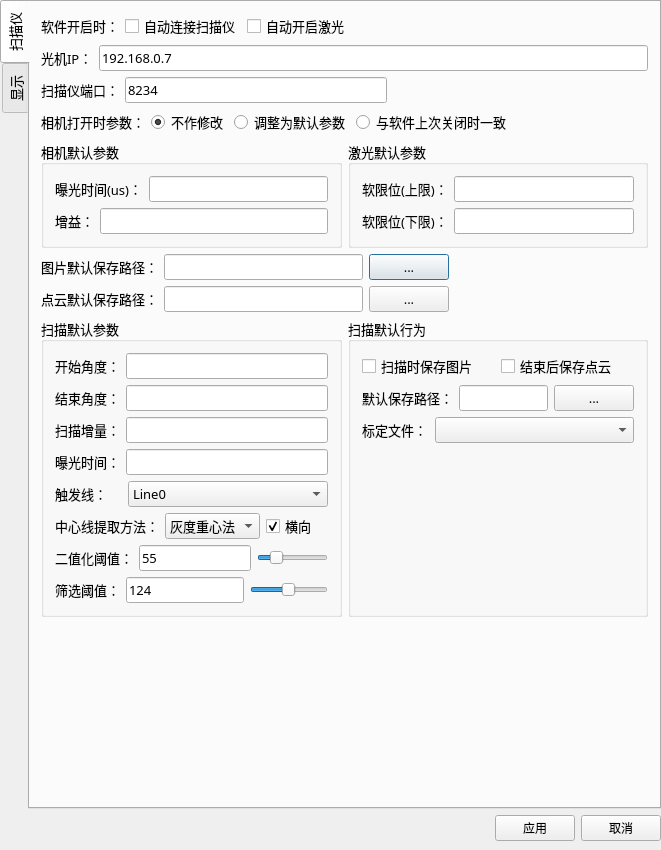
<?xml version='1.0' encoding='UTF-8'?>
<ui version="4.0">
 <class>SettingWidgetClass</class>
 <widget class="QDialog" name="SettingWidgetClass">
  <property name="geometry">
   <rect>
    <x>0</x>
    <y>0</y>
    <width>661</width>
    <height>850</height>
   </rect>
  </property>
  <property name="sizePolicy">
   <sizepolicy hsizetype="Fixed" vsizetype="Fixed">
    <horstretch>0</horstretch>
    <verstretch>0</verstretch>
   </sizepolicy>
  </property>
  <property name="windowTitle">
   <string>SettingWidget</string>
  </property>
  <layout class="QVBoxLayout" name="verticalLayout">
   <property name="leftMargin">
    <number>0</number>
   </property>
   <property name="topMargin">
    <number>0</number>
   </property>
   <property name="rightMargin">
    <number>0</number>
   </property>
   <property name="bottomMargin">
    <number>9</number>
   </property>
   <item>
    <widget class="SettingTabWidget" name="tabWidget">
     <property name="font">
      <font>
       <family>微软雅黑</family>
       <pointsize>10</pointsize>
       <weight>50</weight>
       <bold>false</bold>
       <stylestrategy>PreferAntialias</stylestrategy>
      </font>
     </property>
     <property name="tabPosition">
      <enum>QTabWidget::West</enum>
     </property>
     <property name="currentIndex">
      <number>0</number>
     </property>
     <widget class="QWidget" name="tab">
      <attribute name="title">
       <string>扫描仪</string>
      </attribute>
      <layout class="QHBoxLayout" name="horizontalLayout_3">
       <property name="spacing">
        <number>0</number>
       </property>
       <property name="leftMargin">
        <number>0</number>
       </property>
       <property name="topMargin">
        <number>0</number>
       </property>
       <property name="rightMargin">
        <number>0</number>
       </property>
       <property name="bottomMargin">
        <number>0</number>
       </property>
       <item>
        <widget class="QWidget" name="sceneWidget" native="true">
         <layout class="QVBoxLayout" name="verticalLayout_5" stretch="2,2,2,5,2,2,11,0">
          <item>
           <layout class="QHBoxLayout" name="horizontalLayout_7">
            <item>
             <widget class="QLabel" name="label_4">
              <property name="text">
               <string>软件开启时：</string>
              </property>
             </widget>
            </item>
            <item>
             <widget class="QCheckBox" name="checkBox_autoconnectcamera">
              <property name="text">
               <string>自动连接扫描仪</string>
              </property>
             </widget>
            </item>
            <item>
             <widget class="QCheckBox" name="checkBox_autoopenLaser">
              <property name="text">
               <string>自动开启激光</string>
              </property>
             </widget>
            </item>
            <item>
             <spacer name="horizontalSpacer_2">
              <property name="orientation">
               <enum>Qt::Horizontal</enum>
              </property>
              <property name="sizeHint" stdset="0">
               <size>
                <width>40</width>
                <height>20</height>
               </size>
              </property>
             </spacer>
            </item>
           </layout>
          </item>
          <item>
           <layout class="QHBoxLayout" name="horizontalLayout_host">
            <item>
             <widget class="QLabel" name="label_host">
              <property name="text">
               <string>光机IP：</string>
              </property>
             </widget>
            </item>
            <item>
             <widget class="QLineEdit" name="lineEdit_host">
              <property name="text">
               <string>192.168.0.7</string>
              </property>
             </widget>
            </item>
           </layout>
          </item>
          <item>
           <layout class="QHBoxLayout" name="horizontalLayout_2">
            <item>
             <widget class="QLabel" name="label_11">
              <property name="text">
               <string>扫描仪端口：</string>
              </property>
             </widget>
            </item>
            <item>
             <widget class="QLineEdit" name="lineEdit_port">
              <property name="text">
               <string>8234</string>
              </property>
             </widget>
            </item>
            <item>
             <spacer name="horizontalSpacer_3">
              <property name="orientation">
               <enum>Qt::Horizontal</enum>
              </property>
              <property name="sizeHint" stdset="0">
               <size>
                <width>40</width>
                <height>20</height>
               </size>
              </property>
             </spacer>
            </item>
           </layout>
          </item>
          <item>
           <layout class="QHBoxLayout" name="horizontalLayout_8">
            <item>
             <widget class="QLabel" name="label">
              <property name="text">
               <string>相机打开时参数：</string>
              </property>
             </widget>
            </item>
            <item>
             <widget class="QRadioButton" name="radioButton">
              <property name="text">
               <string>不作修改</string>
              </property>
              <property name="checked">
               <bool>true</bool>
              </property>
             </widget>
            </item>
            <item>
             <widget class="QRadioButton" name="radioButton_3">
              <property name="text">
               <string>调整为默认参数</string>
              </property>
              <property name="checked">
               <bool>false</bool>
              </property>
             </widget>
            </item>
            <item>
             <widget class="QRadioButton" name="radioButton_2">
              <property name="text">
               <string>与软件上次关闭时一致</string>
              </property>
             </widget>
            </item>
            <item>
             <spacer name="horizontalSpacer_10">
              <property name="orientation">
               <enum>Qt::Horizontal</enum>
              </property>
              <property name="sizeHint" stdset="0">
               <size>
                <width>40</width>
                <height>20</height>
               </size>
              </property>
             </spacer>
            </item>
           </layout>
          </item>
          <item>
           <layout class="QHBoxLayout" name="horizontalLayout_4">
            <item>
             <widget class="QGroupBox" name="groupBox">
              <property name="title">
               <string>相机默认参数</string>
              </property>
              <layout class="QVBoxLayout" name="verticalLayout_2">
               <item>
                <layout class="QHBoxLayout" name="horizontalLayout_5">
                 <item>
                  <widget class="QLabel" name="label_2">
                   <property name="text">
                    <string>曝光时间(us)：</string>
                   </property>
                  </widget>
                 </item>
                 <item>
                  <widget class="QLineEdit" name="lineEdit_exposure" />
                 </item>
                </layout>
               </item>
               <item>
                <layout class="QHBoxLayout" name="horizontalLayout_6">
                 <item>
                  <widget class="QLabel" name="label_3">
                   <property name="text">
                    <string>增益：</string>
                   </property>
                  </widget>
                 </item>
                 <item>
                  <widget class="QLineEdit" name="lineEdit_gain" />
                 </item>
                </layout>
               </item>
              </layout>
             </widget>
            </item>
            <item>
             <widget class="QGroupBox" name="groupBox_3">
              <property name="title">
               <string>激光默认参数</string>
              </property>
              <layout class="QVBoxLayout" name="verticalLayout_3">
               <item>
                <layout class="QHBoxLayout" name="horizontalLayout_9">
                 <item>
                  <widget class="QLabel" name="label_5">
                   <property name="text">
                    <string>软限位(上限)：</string>
                   </property>
                  </widget>
                 </item>
                 <item>
                  <widget class="QLineEdit" name="lineEdit_upperlimit" />
                 </item>
                </layout>
               </item>
               <item>
                <layout class="QHBoxLayout" name="horizontalLayout_10">
                 <item>
                  <widget class="QLabel" name="label_16">
                   <property name="text">
                    <string>软限位(下限)：</string>
                   </property>
                  </widget>
                 </item>
                 <item>
                  <widget class="QLineEdit" name="lineEdit_lowerlimit" />
                 </item>
                </layout>
               </item>
              </layout>
             </widget>
            </item>
           </layout>
          </item>
          <item>
           <layout class="QHBoxLayout" name="horizontalLayout_28">
            <item>
             <widget class="QLabel" name="label_19">
              <property name="text">
               <string>图片默认保存路径：</string>
              </property>
             </widget>
            </item>
            <item>
             <widget class="QLineEdit" name="lineEdit_imagesavepath" />
            </item>
            <item>
             <widget class="QPushButton" name="pushButton_imagesavepath">
              <property name="text">
               <string>...</string>
              </property>
             </widget>
            </item>
            <item>
             <spacer name="horizontalSpacer_11">
              <property name="orientation">
               <enum>Qt::Horizontal</enum>
              </property>
              <property name="sizeHint" stdset="0">
               <size>
                <width>40</width>
                <height>20</height>
               </size>
              </property>
             </spacer>
            </item>
           </layout>
          </item>
          <item>
           <layout class="QHBoxLayout" name="horizontalLayout_29">
            <item>
             <widget class="QLabel" name="label_20">
              <property name="text">
               <string>点云默认保存路径：</string>
              </property>
             </widget>
            </item>
            <item>
             <widget class="QLineEdit" name="lineEdit_cloudsavepath" />
            </item>
            <item>
             <widget class="QPushButton" name="pushButton_cloudsavepath">
              <property name="text">
               <string>...</string>
              </property>
             </widget>
            </item>
            <item>
             <spacer name="horizontalSpacer_12">
              <property name="orientation">
               <enum>Qt::Horizontal</enum>
              </property>
              <property name="sizeHint" stdset="0">
               <size>
                <width>40</width>
                <height>20</height>
               </size>
              </property>
             </spacer>
            </item>
           </layout>
          </item>
          <item>
           <layout class="QHBoxLayout" name="horizontalLayout_11" stretch="1,1">
            <item>
             <widget class="QGroupBox" name="groupBox_2">
              <property name="title">
               <string>扫描默认参数</string>
              </property>
              <layout class="QVBoxLayout" name="verticalLayout_4">
               <item>
                <layout class="QHBoxLayout" name="horizontalLayout_12">
                 <item>
                  <widget class="QLabel" name="label_6">
                   <property name="text">
                    <string>开始角度：</string>
                   </property>
                  </widget>
                 </item>
                 <item>
                  <widget class="QLineEdit" name="lineEdit_startangle" />
                 </item>
                </layout>
               </item>
               <item>
                <layout class="QHBoxLayout" name="horizontalLayout_13">
                 <item>
                  <widget class="QLabel" name="label_7">
                   <property name="text">
                    <string>结束角度：</string>
                   </property>
                  </widget>
                 </item>
                 <item>
                  <widget class="QLineEdit" name="lineEdit_endangle" />
                 </item>
                </layout>
               </item>
               <item>
                <layout class="QHBoxLayout" name="horizontalLayout_14">
                 <item>
                  <widget class="QLabel" name="label_8">
                   <property name="text">
                    <string>扫描增量：</string>
                   </property>
                  </widget>
                 </item>
                 <item>
                  <widget class="QLineEdit" name="lineEdit_step" />
                 </item>
                </layout>
               </item>
               <item>
                <layout class="QHBoxLayout" name="horizontalLayout_15">
                 <item>
                  <widget class="QLabel" name="label_9">
                   <property name="text">
                    <string>曝光时间：</string>
                   </property>
                  </widget>
                 </item>
                 <item>
                  <widget class="QLineEdit" name="lineEdit_scanexposure" />
                 </item>
                </layout>
               </item>
               <item>
                <layout class="QHBoxLayout" name="horizontalLayout_16" stretch="1,3">
                 <item>
                  <widget class="QLabel" name="label_10">
                   <property name="text">
                    <string>触发线：</string>
                   </property>
                  </widget>
                 </item>
                 <item>
                  <widget class="QComboBox" name="comboBox_line">
                   <item>
                    <property name="text">
                     <string>Line0</string>
                    </property>
                   </item>
                   <item>
                    <property name="text">
                     <string>Line1</string>
                    </property>
                   </item>
                   <item>
                    <property name="text">
                     <string>Line2</string>
                    </property>
                   </item>
                   <item>
                    <property name="text">
                     <string>Line3</string>
                    </property>
                   </item>
                  </widget>
                 </item>
                </layout>
               </item>
               <item>
                <layout class="QHBoxLayout" name="horizontalLayout_centerlineMethod">
                 <item>
                  <widget class="QLabel" name="label_centerlineMethod">
                   <property name="text">
                    <string>中心线提取方法：</string>
                   </property>
                  </widget>
                 </item>
                 <item>
                  <widget class="QComboBox" name="comboBox_centerlineMethod">
                   <item>
                    <property name="text">
                     <string>灰度重心法</string>
                    </property>
                   </item>
                   <item>
                    <property name="text">
                     <string>Steger</string>
                    </property>
                   </item>
                  </widget>
                 </item>
                 <item>
                  <widget class="QCheckBox" name="checkBox_isHeng">
                   <property name="text">
                    <string>横向</string>
                   </property>
                   <property name="checked">
                    <bool>true</bool>
                   </property>
                  </widget>
                 </item>
                </layout>
               </item>
               <item>
                <layout class="QHBoxLayout" name="horizontalLayout_bwThr">
                 <item>
                  <widget class="QLabel" name="label_bwThr">
                   <property name="text">
                    <string>二值化阈值：</string>
                   </property>
                  </widget>
                 </item>
                 <item>
                  <widget class="QLineEdit" name="lineEdit_bwThr">
                   <property name="text">
                    <string>55</string>
                   </property>
                  </widget>
                 </item>
                 <item>
                  <widget class="QSlider" name="horizontalSlider_bwThr">
                   <property name="orientation">
                    <enum>Qt::Horizontal</enum>
                   </property>
                   <property name="maximum">
                    <number>255</number>
                   </property>
                   <property name="value">
                    <number>55</number>
                   </property>
                  </widget>
                 </item>
                </layout>
               </item>
               <item>
                <layout class="QHBoxLayout" name="horizontalLayout_sumThr">
                 <item>
                  <widget class="QLabel" name="label_sumThr">
                   <property name="text">
                    <string>筛选阈值：</string>
                   </property>
                  </widget>
                 </item>
                 <item>
                  <widget class="QLineEdit" name="lineEdit_sumThr">
                   <property name="text">
                    <string>124</string>
                   </property>
                  </widget>
                 </item>
                 <item>
                  <widget class="QSlider" name="horizontalSlider_sumThr">
                   <property name="orientation">
                    <enum>Qt::Horizontal</enum>
                   </property>
                   <property name="maximum">
                    <number>255</number>
                   </property>
                   <property name="value">
                    <number>124</number>
                   </property>
                  </widget>
                 </item>
                </layout>
               </item>
              </layout>
             </widget>
            </item>
            <item>
             <widget class="QGroupBox" name="groupBox_4">
              <property name="title">
               <string>扫描默认行为</string>
              </property>
              <layout class="QVBoxLayout" name="verticalLayout_7">
               <item>
                <layout class="QHBoxLayout" name="horizontalLayout_24">
                 <item>
                  <widget class="QCheckBox" name="checkBox_scansave">
                   <property name="text">
                    <string>扫描时保存图片</string>
                   </property>
                  </widget>
                 </item>
                 <item>
                  <widget class="QCheckBox" name="checkBox_scansavecloud">
                   <property name="text">
                    <string>结束后保存点云</string>
                   </property>
                  </widget>
                 </item>
                </layout>
               </item>
               <item>
                <layout class="QHBoxLayout" name="horizontalLayout_19">
                 <item>
                  <widget class="QLabel" name="label_21">
                   <property name="text">
                    <string>默认保存路径：</string>
                   </property>
                  </widget>
                 </item>
                 <item>
                  <widget class="QLineEdit" name="lineEdit_scannersavepath" />
                 </item>
                 <item>
                  <widget class="QPushButton" name="pushButton_scannersavepath">
                   <property name="text">
                    <string>...</string>
                   </property>
                  </widget>
                 </item>
                </layout>
               </item>
               <item>
                <layout class="QHBoxLayout" name="horizontalLayout_25" stretch="1,3">
                 <item>
                  <widget class="QLabel" name="label_17">
                   <property name="text">
                    <string>标定文件：</string>
                   </property>
                  </widget>
                 </item>
                 <item>
                  <widget class="QComboBox" name="comboBox_calibratefile" />
                 </item>
                </layout>
               </item>
               <item>
                <spacer name="verticalSpacer_4">
                 <property name="orientation">
                  <enum>Qt::Vertical</enum>
                 </property>
                 <property name="sizeHint" stdset="0">
                  <size>
                   <width>20</width>
                   <height>57</height>
                  </size>
                 </property>
                </spacer>
               </item>
              </layout>
             </widget>
            </item>
           </layout>
          </item>
          <item>
           <spacer name="verticalSpacer">
            <property name="orientation">
             <enum>Qt::Vertical</enum>
            </property>
            <property name="sizeHint" stdset="0">
             <size>
              <width>20</width>
              <height>180</height>
             </size>
            </property>
           </spacer>
          </item>
         </layout>
        </widget>
       </item>
      </layout>
     </widget>
     <widget class="QWidget" name="tab_4">
      <attribute name="title">
       <string>显示</string>
      </attribute>
      <layout class="QVBoxLayout" name="verticalLayout_6">
       <property name="leftMargin">
        <number>9</number>
       </property>
       <property name="topMargin">
        <number>9</number>
       </property>
       <property name="rightMargin">
        <number>0</number>
       </property>
       <property name="bottomMargin">
        <number>0</number>
       </property>
       <item>
        <layout class="QHBoxLayout" name="horizontalLayout_22">
         <item>
          <layout class="QHBoxLayout" name="horizontalLayout_20">
           <item>
            <widget class="QLabel" name="label_12">
             <property name="text">
              <string>图片放大方式：</string>
             </property>
            </widget>
           </item>
           <item>
            <widget class="QComboBox" name="comboBox_2" />
           </item>
          </layout>
         </item>
         <item>
          <layout class="QHBoxLayout" name="horizontalLayout_21">
           <item>
            <widget class="QLabel" name="label_13">
             <property name="text">
              <string>图片缩小方式：</string>
             </property>
            </widget>
           </item>
           <item>
            <widget class="QComboBox" name="comboBox_3" />
           </item>
          </layout>
         </item>
         <item>
          <spacer name="horizontalSpacer_8">
           <property name="orientation">
            <enum>Qt::Horizontal</enum>
           </property>
           <property name="sizeHint" stdset="0">
            <size>
             <width>40</width>
             <height>20</height>
            </size>
           </property>
          </spacer>
         </item>
        </layout>
       </item>
       <item>
        <layout class="QHBoxLayout" name="horizontalLayout_23">
         <item>
          <widget class="QLabel" name="label_14">
           <property name="text">
            <string>图片缩放区间：</string>
           </property>
          </widget>
         </item>
         <item>
          <widget class="QLineEdit" name="lineEdit_8" />
         </item>
         <item>
          <widget class="QLabel" name="label_15">
           <property name="text">
            <string>%至%</string>
           </property>
          </widget>
         </item>
         <item>
          <widget class="QLineEdit" name="lineEdit_9" />
         </item>
         <item>
          <spacer name="horizontalSpacer_9">
           <property name="orientation">
            <enum>Qt::Horizontal</enum>
           </property>
           <property name="sizeHint" stdset="0">
            <size>
             <width>40</width>
             <height>20</height>
            </size>
           </property>
          </spacer>
         </item>
        </layout>
       </item>
       <item>
        <spacer name="verticalSpacer_3">
         <property name="orientation">
          <enum>Qt::Vertical</enum>
         </property>
         <property name="sizeHint" stdset="0">
          <size>
           <width>20</width>
           <height>377</height>
          </size>
         </property>
        </spacer>
       </item>
      </layout>
     </widget>
    </widget>
   </item>
   <item>
    <layout class="QHBoxLayout" name="horizontalLayout">
     <item>
      <spacer name="horizontalSpacer">
       <property name="orientation">
        <enum>Qt::Horizontal</enum>
       </property>
       <property name="sizeHint" stdset="0">
        <size>
         <width>40</width>
         <height>20</height>
        </size>
       </property>
      </spacer>
     </item>
     <item>
      <widget class="QPushButton" name="applyButton">
       <property name="text">
        <string>应用</string>
       </property>
      </widget>
     </item>
     <item>
      <widget class="QPushButton" name="cancelButton">
       <property name="text">
        <string>取消</string>
       </property>
      </widget>
     </item>
    </layout>
   </item>
  </layout>
 </widget>
 <layoutdefault spacing="6" margin="11" />
 <customwidgets>
  <customwidget>
   <class>SettingTabWidget</class>
   <extends>QTabWidget</extends>
   <header>settingtabwidget.h</header>
   <container>1</container>
  </customwidget>
 </customwidgets>
 <resources />
 <connections />
</ui>
